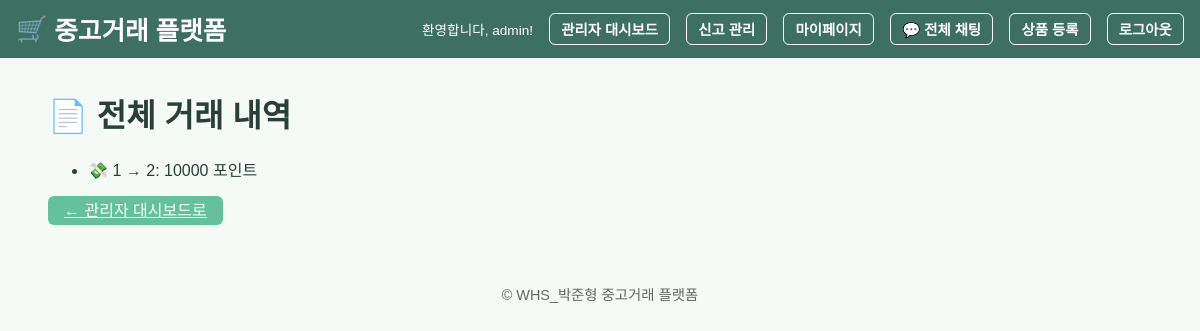
/admin/transactions (signed in), run on the app's committed database.
### models.py (models this page shows)
class Transaction(db.Model):
    id = db.Column(db.Integer, primary_key=True)
    sender_id = db.Column(db.Integer, db.ForeignKey('user.id'))
    receiver_id = db.Column(db.Integer, db.ForeignKey('user.id'))
    amount = db.Column(db.Integer, nullable=False)

### app.py (the view)
@app.route('/admin/transactions')
@admin_required
def all_transactions():
    transactions = Transaction.query.order_by(Transaction.id.desc()).all()
    return render_template('admin_transactions.html', transactions=transactions)

### app.py (called while the page is built)
def admin_required(f):
    @wraps(f)
    def decorated_function(*args, **kwargs):
        if not session.get('is_admin'):
            flash("관리자 권한이 필요합니다.")
            return redirect(url_for('index'))
        return f(*args, **kwargs)
    return decorated_function

### templates/admin_transactions.html
{% extends 'base.html' %} {% block title %}전체 거래 내역{% endblock %} {% block
content %}
<div class="container">
  <h1>📄 전체 거래 내역</h1>
  <ul>
    {% for t in transactions %}
    <li>💸 {{ t.sender_id }} → {{ t.receiver_id }}: {{ t.amount }} 포인트</li>
    {% else %}
    <li>거래 내역이 없습니다.</li>
    {% endfor %}
  </ul>
  <a href="{{ url_for('admin_dashboard') }}" class="btn">← 관리자 대시보드로</a>
</div>
{% endblock %}

### static/style.css (style rules this page uses)
:root { --primary-color: #63c19e; --accent-color: #4caf88; --background-color: #f5faf7; --header-color: #3d6f63; --text-color: #2b3e3a; }
body { background-color: var(--background-color); color: var(--text-color); font-family: 'Noto Sans KR', sans-serif; margin: 0; padding: 0; }
button, .btn { background-color: var(--primary-color); color: white; border: none; padding: 0.4rem 1rem; border-radius: 6px; cursor: pointer; transition: background-color 0.2s; }
.container { margin: 2rem 1.5rem; }

### data on the page
Transaction: sender_id "1", receiver_id "2", amount "10000"

### other printed values
{{ session.username }} "admin"
